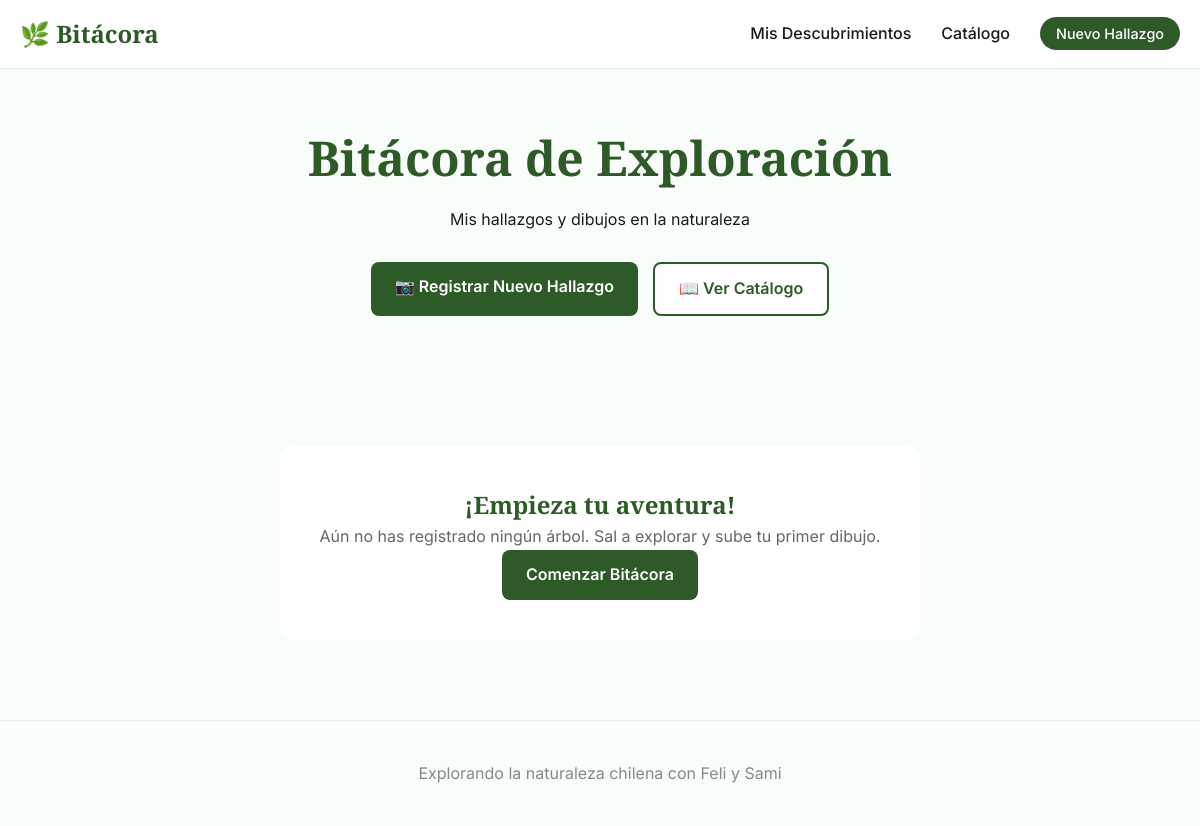
The app's page /, older data.
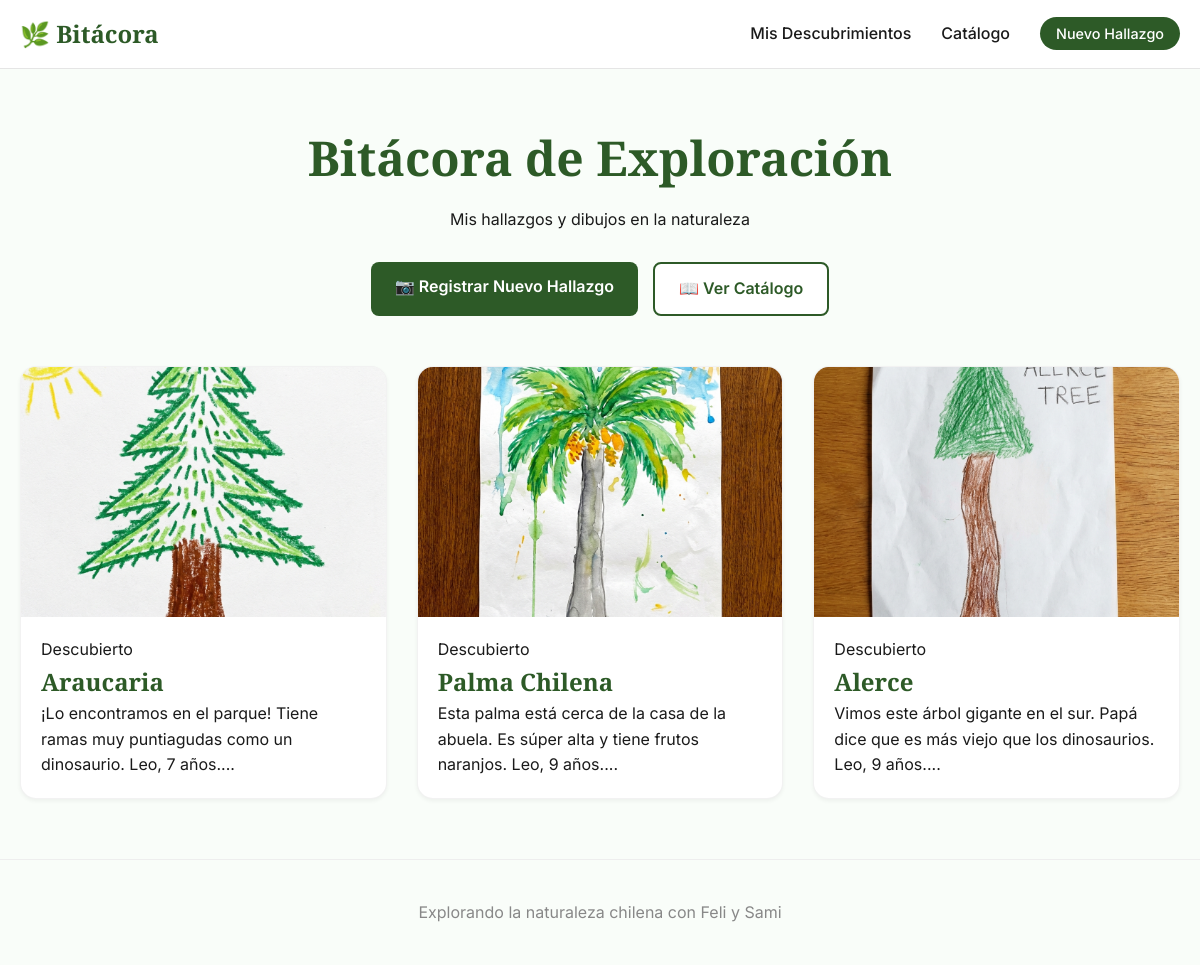
The same page, newer data.
### app.py (models this page shows)
class LogEntry(db.Model):
    id = db.Column(db.Integer, primary_key=True)
    species_id = db.Column(db.Integer, db.ForeignKey('species.id'), nullable=False)
    user_image_path = db.Column(db.String(200), nullable=False) # Path to uploaded drawing
    notes = db.Column(db.Text, nullable=True)

class Species(db.Model):
    id = db.Column(db.Integer, primary_key=True)
    name = db.Column(db.String(100), nullable=False)
    scientific_name = db.Column(db.String(100), nullable=False)
    description = db.Column(db.Text, nullable=False)
    image_url = db.Column(db.String(200), nullable=False)
    logs = db.relationship('LogEntry', backref='species', lazy=True)

### app.py (the view)
@app.route('/')
def home():
    entries = LogEntry.query.all()
    return render_template('index.html', entries=entries)

### templates/index.html
{% extends "base.html" %}
{% block content %}
<section class="bitacora-header">
    <h1>Bitácora de Exploración</h1>
    <p>Mis hallazgos y dibujos en la naturaleza</p>
    <div class="actions">
        <a href="{{ url_for('log_discovery') }}" class="btn-primary">📷 Registrar Nuevo Hallazgo</a>
        <a href="{{ url_for('catalog') }}" class="btn-secondary">📖 Ver Catálogo</a>
    </div>
</section>
{% if entries %}
<section class="entries-grid">
    {% for entry in entries %}
    <article class="entry-card" onclick="window.location.href='{{ url_for('entry_detail', entry_id=entry.id) }}'">
        <div class="card-image drawing-preview">
            <img src="{{ url_for('static', filename='uploads/' + entry.user_image_path) }}"
                alt="Mi dibujo de {{ entry.species.name }}">
        </div>
        <div class="card-content">
            <span class="date-badge">Descubierto</span>
            <h2>{{ entry.species.name }}</h2>
            <p class="notes-preview">{{ entry.notes[:100] }}...</p>
        </div>
    </article>
    {% endfor %}
</section>
{% else %}
<section class="empty-state">
    <div class="empty-content">
        <h2>¡Empieza tu aventura!</h2>
        <p>Aún no has registrado ningún árbol. Sal a explorar y sube tu primer dibujo.</p>
        <a href="{{ url_for('log_discovery') }}" class="btn-primary">Comenzar Bitácora</a>
    </div>
</section>
{% endif %}
{% endblock %}

### templates/base.html (shortened to what this page needs)
<!DOCTYPE html>
<html lang="es">
<head>
    <link rel="stylesheet" href="{{ url_for('static', filename='style.css') }}">
</head>
<body>
    <nav class="main-nav">
        <div class="container nav-content">
            <a href="{{ url_for('home') }}" class="logo">🌿 Bitácora</a>
            <ul class="nav-links">
                <li><a href="{{ url_for('home') }}">Mis Descubrimientos</a></li>
                <li><a href="{{ url_for('catalog') }}">Catálogo</a></li>
                <li><a href="{{ url_for('log_discovery') }}" class="btn-sm">Nuevo Hallazgo</a></li>
            </ul>
        </div>
    </nav>
    <main class="container">
        {% block content %}{% endblock %}
    </main>
    <footer>
        <div class="container">
            <p>Explorando la naturaleza chilena con Feli y Sami</p>
        </div>
    </footer>
</body>
</html>

### static/style.css (style rules this page uses)
:root { --primary-color: #2D5A27; --secondary-color: #8B4513; --accent-color: #E6B325; --bg-color: #F9FDF9; --text-color: #1A1A1A; --card-bg: #FFFFFF; --shadow-sm: 0 2px 4px rgba(0,0,0,0.05); --shadow-md: 0 4px 12px rgba(0,0,0,0.08); --transition: all 0.3s cubic-bezier(0.25, 0.8, 0.25, 1); }
* { margin: 0; padding: 0; box-sizing: border-box; }
body { font-family: 'Inter', sans-serif; background-color: var(--bg-color); color: var(--text-color); line-height: 1.6; padding-top: 80px; }
h1, h2, h3 { font-family: 'Playfair Display', serif; color: var(--primary-color); }
.container { max-width: 1200px; margin: 0 auto; padding: 0 20px; }
.main-nav { position: fixed; top: 0; left: 0; width: 100%; background: rgba(255, 255, 255, 0.95); backdrop-filter: blur(10px); border-bottom: 1px solid rgba(0,0,0,0.1); z-index: 1000; padding: 15px 0; }
.nav-content { display: flex; justify-content: space-between; align-items: center; }
.logo { font-family: 'Playfair Display', serif; font-size: 1.5rem; font-weight: 700; color: var(--primary-color); text-decoration: none; }
.nav-links { display: flex; gap: 30px; align-items: center; list-style: none; }
.nav-links a { text-decoration: none; color: var(--text-color); font-weight: 500; }
.btn-sm { background: var(--primary-color); color: white !important; padding: 8px 16px; border-radius: 20px; font-size: 0.9rem; }
.bitacora-header, .catalog-header { text-align: center; margin-bottom: 50px; margin-top: 40px; }
.bitacora-header h1 { font-size: 3rem; margin-bottom: 10px; }
.actions { margin-top: 30px; display: flex; gap: 15px; justify-content: center; }
.btn-primary, .btn-secondary { display: inline-block; padding: 12px 24px; border-radius: 8px; text-decoration: none; font-weight: 600; transition: var(--transition); border: none; cursor: pointer; font-size: 1rem; }
.btn-primary { background: var(--primary-color); color: white; }
.btn-secondary { background: white; color: var(--primary-color); border: 2px solid var(--primary-color); }
.entries-grid, .tree-grid { display: grid; grid-template-columns: repeat(auto-fit, minmax(300px, 1fr)); gap: 30px; margin-bottom: 60px; }
.entry-card, .tree-card { background: var(--card-bg); border-radius: 16px; overflow: hidden; box-shadow: var(--shadow-sm); transition: var(--transition); border: 1px solid rgba(0,0,0,0.05); cursor: pointer; }
.card-image { height: 250px; overflow: hidden; background: #f0f0f0; }
.card-image img { width: 100%; height: 100%; object-fit: cover; transition: var(--transition); }
.card-content { padding: 20px; }
footer { text-align: center; padding: 40px 0; color: #888; border-top: 1px solid #eee; }

Row changes from the older to the newer data that the page shows:
added LogEntry: user_image_path (picture), species.name "Araucaria", notes "¡Lo encontramos en el parque! Tiene ramas muy puntiagudas como un dinosaurio. Leo, 7 años."
added LogEntry: user_image_path (picture), species.name "Palma Chilena", notes "Esta palma está cerca de la casa de la abuela. Es súper alta y tiene frutos naranjos. Leo, 9 años."
added LogEntry: user_image_path (picture), species.name "Alerce", notes "Vimos este árbol gigante en el sur. Papá dice que es más viejo que los dinosaurios. Leo, 9 años."
Text that changed along with them:
text no longer shown: "¡Empieza tu aventura! Aún no has registrado ningún árbol. Sal a explorar y sube tu primer dibujo. Comenzar Bitácora"
